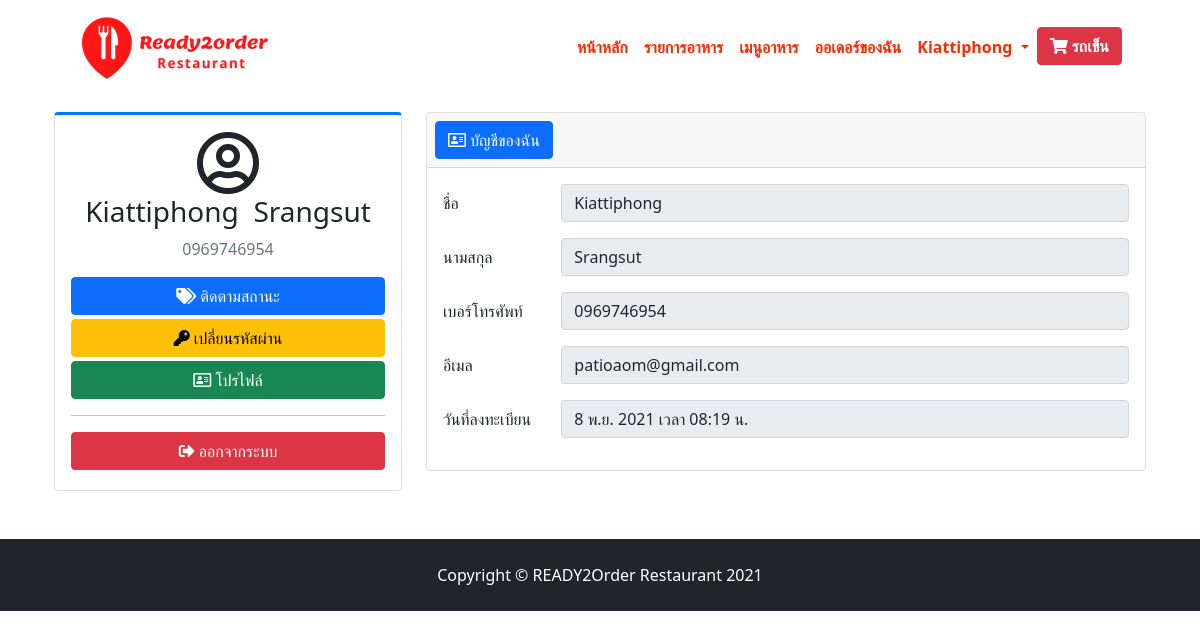
The page /my-account.php (signed in) on the database its author committed.
### tables this page shows
CREATE TABLE `customer` (
  `id` int(10) NOT NULL,
  `firstname` varchar(45) DEFAULT NULL,
  `lastname` varchar(50) DEFAULT NULL,
  `email` varchar(120) DEFAULT NULL,
  `mobilenumber` varchar(50) DEFAULT NULL,
  `password` varchar(120) DEFAULT NULL,
  `regdate` timestamp NOT NULL DEFAULT current_timestamp()
);

### my-account.php (the view, shortened to what this page needs)
<?php include('config/constants.php');
?>
<!DOCTYPE html>
<html lang="en">
<head>
    <link href="https://cdn.jsdelivr.net/npm/bootstrap-icons@1.4.1/font/bootstrap-icons.css" rel="stylesheet" />
    <link href="dist/css/styles.css" rel="stylesheet" />
    <link rel="stylesheet" href="admin/plugins/fontawesome-free/css/all.min.css">
</head>
<body>
    <?php include('layout/topmenu.php'); ?>
    <section class="content container mt-3">
        <?php
        function DateThaiFull($strDate)
        {
            $strYear = date("Y", strtotime($strDate));
            $strMonth = date("n", strtotime($strDate));
            $strDay = date("j", strtotime($strDate));
            $strHour = date("H", strtotime($strDate));
            $strMinute = date("i", strtotime($strDate));
            $strMonthCut = array("", "ม.ค.", "ก.พ.", "มี.ค.", "เม.ย.", "พ.ค.", "มิ.ย.", "ก.ค.", "ส.ค.", "ก.ย.", "ต.ค.", "พ.ย.", "ธ.ค.");
            $strMonthThai = $strMonthCut[$strMonth];
            return "$strDay $strMonthThai $strYear เวลา $strHour:$strMinute น.";
        }
        $sql_account = "SELECT * FROM customer WHERE id = " . $_SESSION['mycustomer_id'];
        $result_account = mysqli_query($conn, $sql_account);
        $rs_account = mysqli_fetch_assoc($result_account);
        ?>
        <div class="container-fluid mb-5">
            <div class="row">
                <div class="col-md-4">
                    <div class="card card-primary card-outline">
                        <div class="card-body box-profile">
                            <div class="text-center">
                                <i class="far fa-user-circle fa-4x"></i>
                            </div>
                            <h3 class="profile-username text-center"><?= $rs_account['firstname'] ?>&nbsp;&nbsp;<?= $rs_account['lastname'] ?></h3>
                            <p class="text-muted text-center"><?= $rs_account['mobilenumber'] ?></p>
                            <?php include('layout/my-left-menu.php'); ?>
                        </div>
                    </div>
                </div>
                <div class="col-md-8">
                    <div class="card">
                        <div class="card-header p-2">
                            <ul class="nav nav-pills">
                                <li class="nav-item"><button class="btn btn-primary"><i class="far fa-address-card"></i> บัญชีของฉัน</button></li>
                            </ul>
                        </div>
                        <div class="card-body">
                            <div class="tab-content">
                                <div class="tab-pane active" id="settings">
                                    <form class="form-horizontal">
                                        <div class="form-group row mb-3">
                                            <label for="firstname" class="col-sm-2 col-form-label">ชื่อ</label>
                                            <div class="col-sm-10">
                                                <input type="text" class="form-control" id="firstname" value="<?= $rs_account['firstname'] ?>" readonly="true">
                                            </div>
                                        </div>
                                        <div class="form-group row mb-3">
                                            <label for="lastname" class="col-sm-2 col-form-label">นามสกุล</label>
                                            <div class="col-sm-10">
                                                <input type="text" class="form-control" id="lastname" value="<?= $rs_account['lastname'] ?>" readonly="true">
                                            </div>
                                        </div>
                                        <div class="form-group row mb-3">
                                            <label for="mobilenumber" class="col-sm-2 col-form-label">เบอร์โทรศัพท์</label>
                                            <div class="col-sm-10">
                                                <input type="text" class="form-control" id="mobilenumber" value="<?= $rs_account['mobilenumber'] ?>" readonly="true">
                                            </div>
                                        </div>
                                        <div class="form-group row mb-3">
                                            <label for="email" class="col-sm-2 col-form-label">อีเมล</label>
                                            <div class="col-sm-10">
                                                <input type="text" class="form-control" id="email" value="<?= $rs_account['email'] ?>" readonly="true">
                                            </div>
                                        </div>
                                        <div class="form-group row mb-3">
                                            <label for="regdate" class="col-sm-2 col-form-label text-nowrap">วันที่ลงทะเบียน</label>
                                            <div class="col-sm-10">
                                                <input type="text" class="form-control" id="regdate" value="<?= DateThaiFull($rs_account['regdate']) ?>" readonly="true">
                                            </div>
                                        </div>
                                    </form>
                                </div>
                            </div>
                        </div>
                    </div>
                </div>
            </div>
        </div>
    </section>
    <?php include('layout/footer.php'); ?>
</body>
</html>

### layout/topmenu.php (shortened to what this page needs)
<nav class="navbar navbar-expand-lg bg-white">
    <div class="container px-5">
        <a class="navbar-brand" href="index.php"><img src="images/logo.png" alt="Ready2Order Logo"></a>
        <div class="collapse navbar-collapse" id="navbarSupportedContent">
            <ul class="navbar-nav ms-auto mb-2 mb-lg-0 text-ready2orders">
                <li class="nav-item"><a class="nav-link active" aria-current="page" href="index.php">หน้าหลัก</a></li>
                <li class="nav-item"><a class="nav-link" href="categories.php">รายการอาหาร</a></li>
                <li class="nav-item"><a class="nav-link" href="foods.php">เมนูอาหาร</a></li>
                <?php
                if ($_SESSION['mycustomer_id'] != "" && $_SESSION['mycustomer_status'] === true) {
                ?>
                    <li class="nav-item"><a class="nav-link" href="my-order.php">ออเดอร์ของฉัน</a></li>
                    <li class="nav-item dropdown">
                        <?php $sql_myprofile = "SELECT firstname FROM customer WHERE id = " . $_SESSION['mycustomer_id'];
                        $result_myprofile = mysqli_query($conn, $sql_myprofile);
                        $rs_myprofile = mysqli_fetch_assoc($result_myprofile);
                        ?>
                        <a class="nav-link dropdown-toggle" href="#" id="navbarDarkDropdownMenuLink" role="button" data-bs-toggle="dropdown" aria-expanded="false">
                            <?= $rs_myprofile['firstname'] ?>
                        </a>
                    </li>
                    <li class="nav-item"><a class="btn btn-danger text-light mb-1 mr-1" href="my-basket.php"><i class="fas fa-shopping-cart"></i> รถเข็น</a></li>
                <?php
                } else {
                ?>
                    <li class="nav-item"><a class="nav-link" href="register.php">สมัครสมาชิก</a></li>
                    <li class="nav-item"><a class="nav-link" href="login.php">เข้าสู่ระบบ</a></li>
                <?php } ?>
            </ul>
        </div>
    </div>
</nav>

### rows shown on the page
customer: firstname "Kiattiphong", lastname "Srangsut", mobilenumber "0969746954", email "patioaom@gmail.com", regdate "8 พ.ย. 2021 เวลา 08:19 น."
